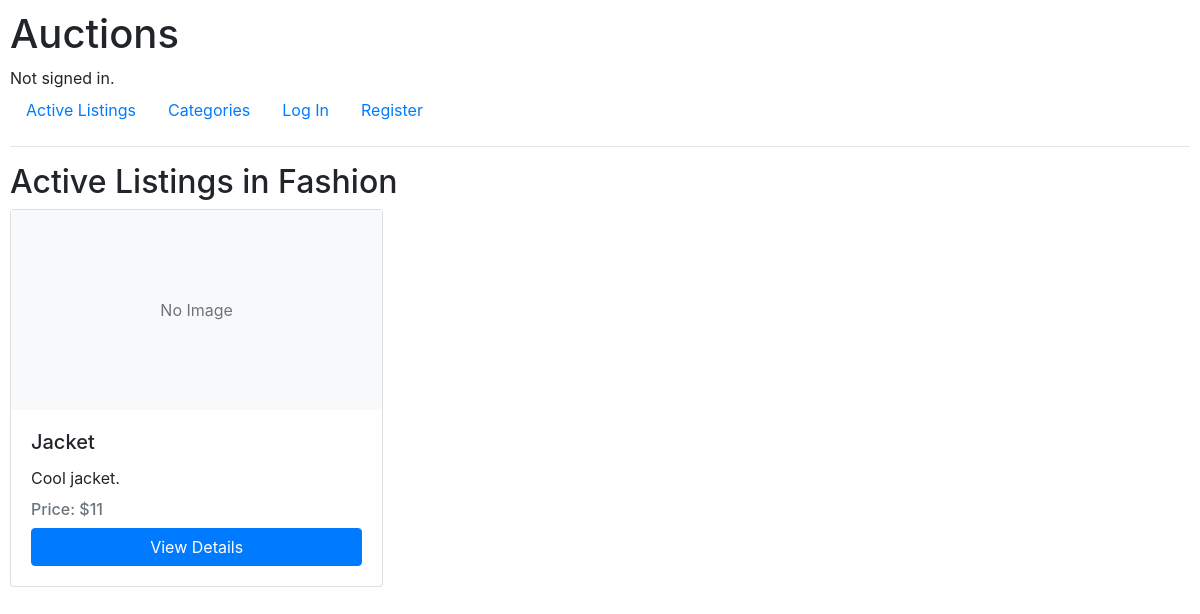
Before: /category/2 with the older database file.
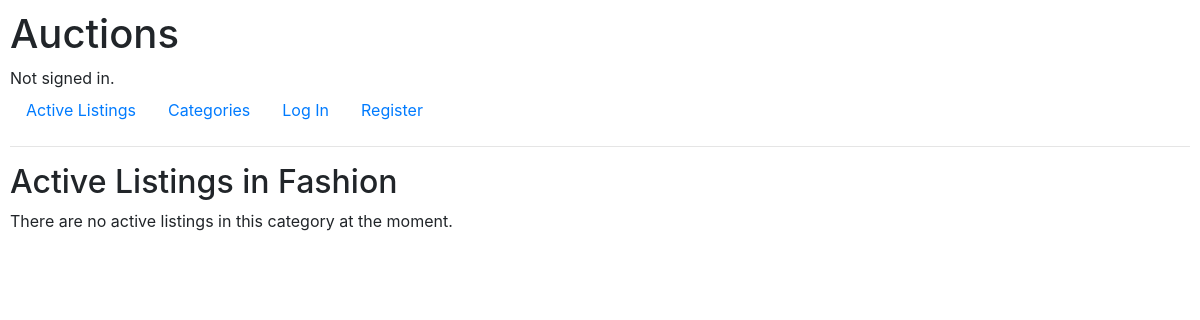
After: the same page with the newer database file.
### auctions/models.py (models this page shows, shortened)
class Listing(models.Model):
    title = models.CharField(max_length=64)
    description = models.TextField()
    starting_bid = models.DecimalField(max_digits=10, decimal_places=2)
    image_url = models.URLField(blank=True, null=True)
    category = models.ForeignKey(Category, on_delete=models.SET_NULL, null=True, blank=True, related_name="listings")
    creator = models.ForeignKey(User, on_delete=models.CASCADE, related_name="listings_created")
    is_active = models.BooleanField(default=True)
    created_at = models.DateTimeField(auto_now_add=True)
    watchlist = models.ManyToManyField(User, blank=True, related_name="watched_listings")
    winner = models.ForeignKey(User, on_delete=models.SET_NULL, null=True, blank=True, related_name="won_listings")

### auctions/views.py (the view)
# urls.py: path("category/<int:category_id>", views.category_page, name="category_page")
def category_page(request, category_id):
    category = get_object_or_404(Category, pk=category_id)
    listings_in_category = Listing.objects.filter(category=category, is_active=True).annotate(
        max_bid=Max('bids__amount')
    )
    return render(request, "auctions/category_page.html", {
        "category": category,
        "listings": listings_in_category
    })

### auctions/templates/auctions/category_page.html (shortened to what this page needs)
{% extends "auctions/layout.html" %}
{% block body %}
    <h2>Active Listings in {{ category.name }}</h2>
    <div class="row">
        {% for listing in listings %}
            <div class="col-md-4 mb-4">
                <div class="card h-100">
                    {% if listing.image_url %}
                        <img src="{{ listing.image_url }}" class="card-img-top" alt="{{ listing.title }}" style="height: 200px; object-fit: cover;">
                    {% else %}
                        <div class="d-flex align-items-center justify-content-center bg-light" style="height: 200px;">
                            <span class="text-muted">No Image</span>
                        </div>
                    {% endif %}
                    <div class="card-body d-flex flex-column">
                        <h5 class="card-title">{{ listing.title }}</h5>
                        <p class="card-text flex-grow-1">{{ listing.description }}</p>
                        <h6 class="card-subtitle mb-2 text-muted">
                            Price: ${{ listing.max_bid|default:listing.starting_bid }}
                        </h6>
                        <a href="{% url 'listing_page' listing.id %}" class="btn btn-primary mt-auto">View Details</a>
                    </div>
                </div>
            </div>
        {% empty %}
            <div class="col">
                <p>There are no active listings in this category at the moment.</p>
            </div>
        {% endfor %}
    </div>
{% endblock %}

Changed rows visible on the page:
no longer on this page (row edited): Listing: image_url "No Image", title "Jacket", description "Cool jacket.", max_bid "11"
Other visible differences:
text now shown: "There are no active listings in this category at the moment."
